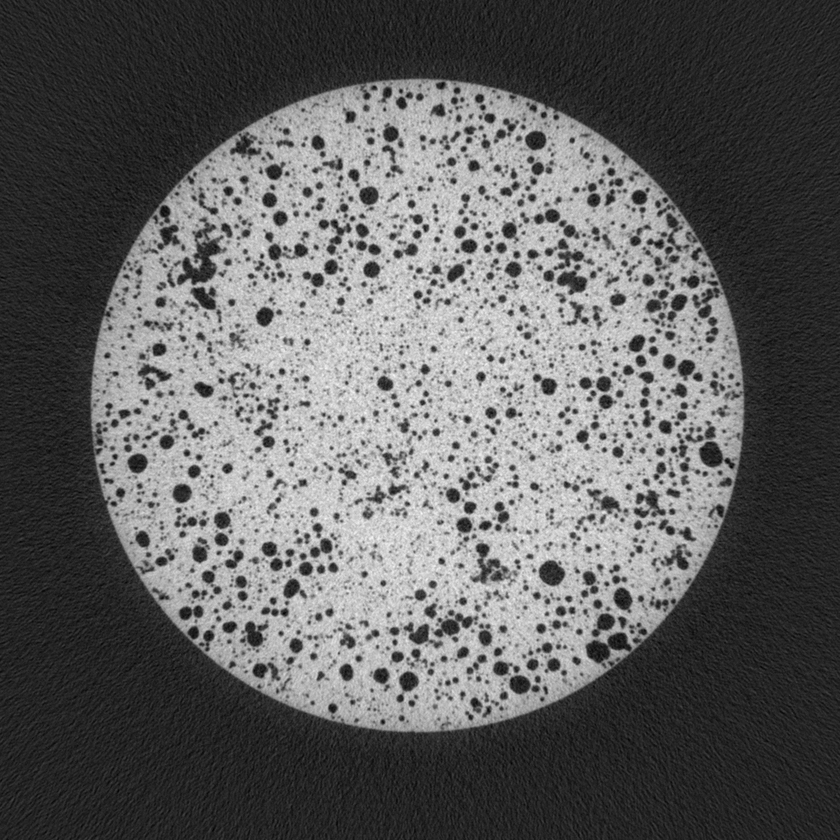
#> input picture gazar2.tif, 840 x 840 px, shrunk from 1100 x 1100 before the run, found by its file name
$ python poresize.py
#> lines starting #> are read from the running program, lines starting #| are printed output that depends on the picture; after the words box and inside, x2 and y2 are one past the last pixel; in counts of white or black regions, pixels touching at a corner belong together
import matplotlib.pyplot as plt
from skimage import io
from skimage.color import rgb2gray
from skimage import filters
from scipy import ndimage
import numpy as np
#import pydicom as dicom

grayscale = io.imread('gazar2.tif', as_gray= True) # ładowanie pliku dcm skanu CT
#> grayscale is the input picture: shape (840, 840); min 1, max 255, mean 95.6
#grayscale = rgb2gray(raw_image) # konwersja na grayscale

grayscale = grayscale.astype('float64') # rzutowanie za uint8 na float64
grayscale *= (1.0/grayscale.max()) # normalizacja do zakresu 0...1

val = filters.threshold_otsu(grayscale)
#> val = 0.43
mask = grayscale < val # binaryzacja zdjęcia 0,1
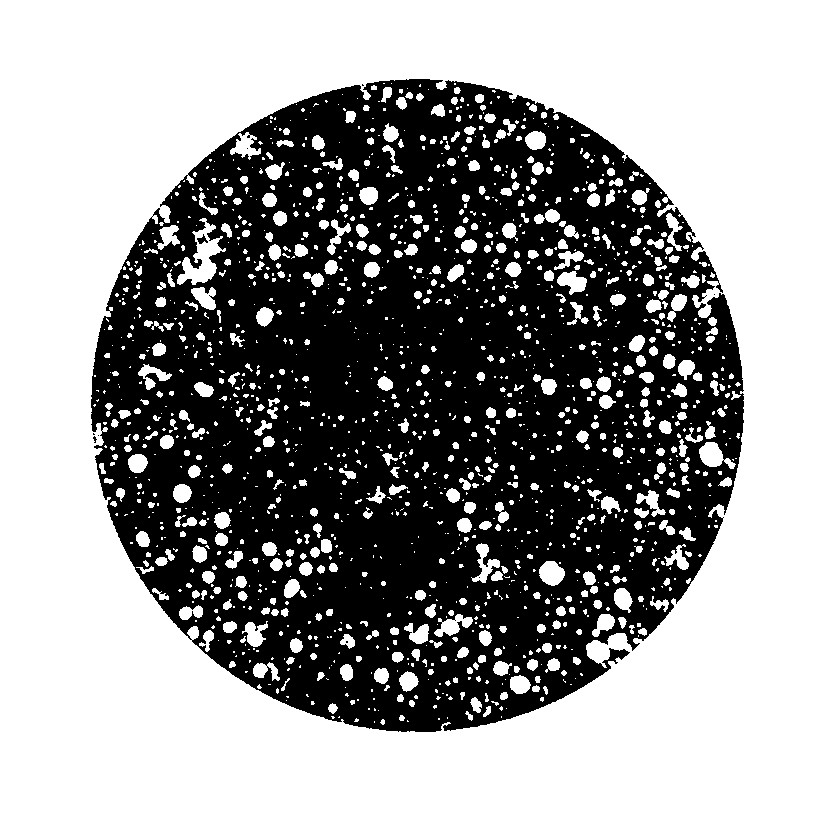
#> mask: shape (840, 840) bool; 60.2% white; 11 black regions (9 under 20 px), largest, box (x1, y1, x2, y2) and area: (91, 79, 744, 732) 280708, (197, 234, 208, 244) 52

fig, axes = plt.subplots(2, 2, figsize=(12, 12))
ax = axes.ravel()

ax[0].imshow(grayscale, cmap=plt.cm.gray)
ax[0].set_title('Przegrój gazaru - zdjęcie oryginalne')
ax[0].set_xlabel("Piksel, x")
ax[0].set_ylabel("Piksel, y")

ax[1].imshow(mask, cmap=plt.cm.gray)
ax[1].set_title('Przegrój gazaru - zdjęcie binarne')
ax[1].set_xlabel("Piksel, x")
ax[1].set_ylabel("Piksel, y")

ax[2].set_title('Przegrój gazaru - zdjęcie binarne')
ax[2].set_xlabel("Piksel, x")
ax[2].set_ylabel("Piksel, y")
#ax[2].text(0.5, 0.5, "monospace")

#ax[3].text(0.5, 0.5, "monospace")

def my_function():
  print("Hello from a function")


# Generate the structuring element for the morphological operation that follows

s = ndimage.morphology.generate_binary_structure(2,1)

# Label the pores
labelled_image, n_labels = ndimage.label(mask, structure=s)
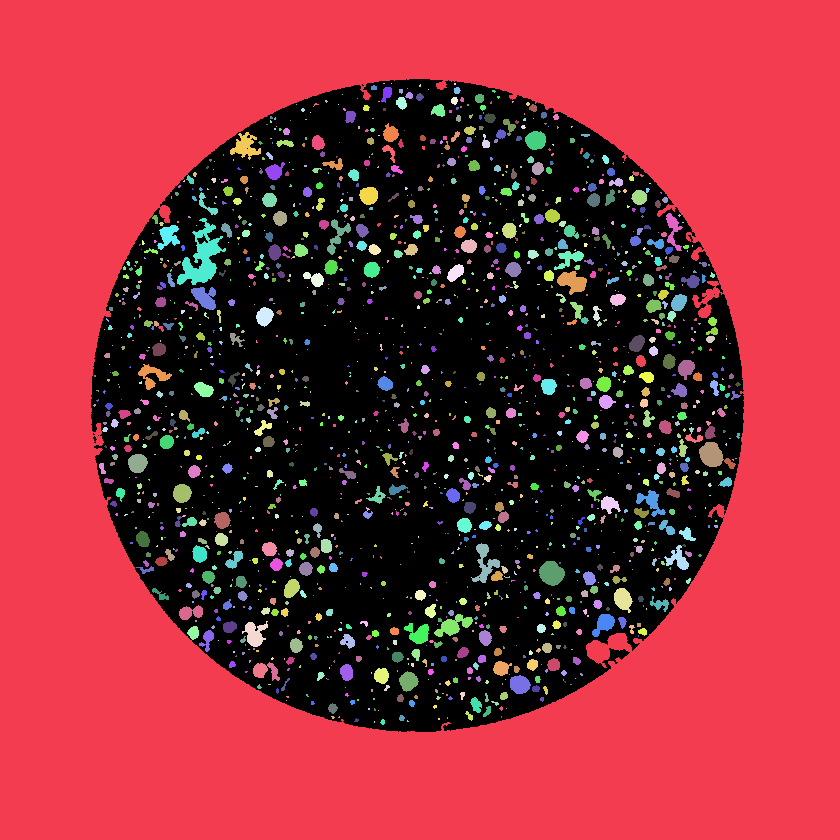
#> labelled_image: shape (840, 840) int32; 1766 distinct labels, from 0 to 1765; one colour per label, 0 black
#> n_labels = 1765

# Compute the size of each region:
sizes = ndimage.sum(mask, labelled_image, range(n_labels + 1))[2:]
#> sizes = 1764 values, max 1295 at index 292, min 1 at index 1, mean 29.01

# Set the range, excluding pixels of size 1
rg = (2, sizes.max())
#> rg = (2, 1295)

#Set the number of bins
nbins = int(sizes.max()-2)
#> nbins = 1293

# Calculate the histogram
hh, bin_edges = np.histogram(sizes, range = rg, bins = nbins)
#> hh = 1293 values, max 160 at index 0, min 0 at index 64, mean 1.2; bin_edges = 1294 values from 2 to 1295
# set the abscissa in the middle of the bin
px = 0.1022 # Pixel size, mm

x = 0.5*(bin_edges[:-1] + bin_edges[1:])*px**2
#> x = 1293 values from 0.0261 to 13.52

# bar width in the histogram bar plot
width=x[2]-x[1]
#> width = 0.0104

# Bar plot
with plt.style.context(('bmh')):
    plt.bar(x,hh, width, color='r')
    plt.xlabel('Powierzhnia porów (mm$^{2}$)')
    plt.ylabel('Ilość porów')

iloscporow = "Całkowita ilość porów = " + str(n_labels)
#> iloscporow = 'Całkowita ilość porów = 1765'
ax[3].text(10.5, 80, iloscporow)

fig.tight_layout()


plt.show()
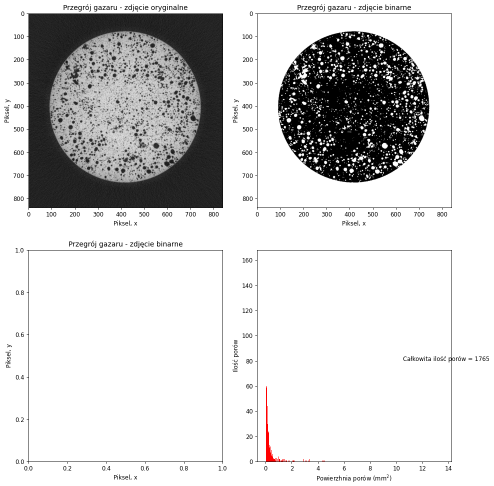
#> figure drawn by matplotlib, 3 panels; panel 3: tallest bar 160 high, from x = 0.0209 to 0.0313

$ run again, with C855020546.tif copied over gazar2.tif
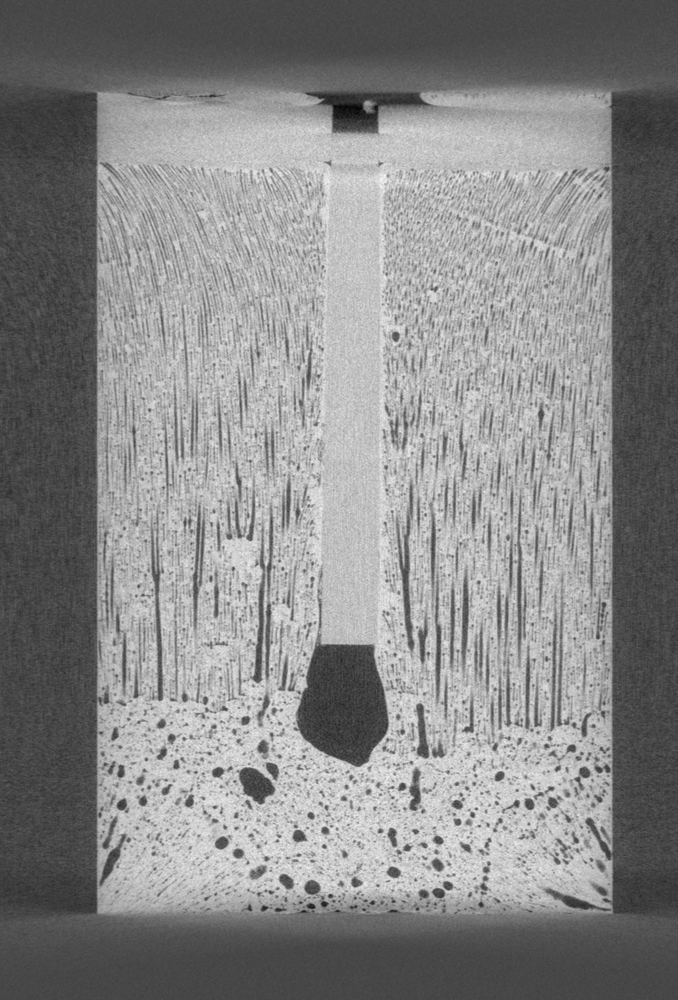
#> input picture C855020546.tif, 678 x 1000 px, shrunk from 1100 x 1622 before the run, found by its file name
#> grayscale is the input picture: shape (1000, 678); min 3, max 247, mean 135.8
#> val = 0.523
#> mask: shape (1000, 678) bool; 43.9% white; 2339 white regions (2085 under 20 px), largest, box (x1, y1, x2, y2) and area: (0, 0, 678, 1000) 259033, (294, 633, 389, 767) 8606, (239, 768, 275, 804) 813
#> `labelled_image, n_labels = ndimage.label(mask, structure=s)`:
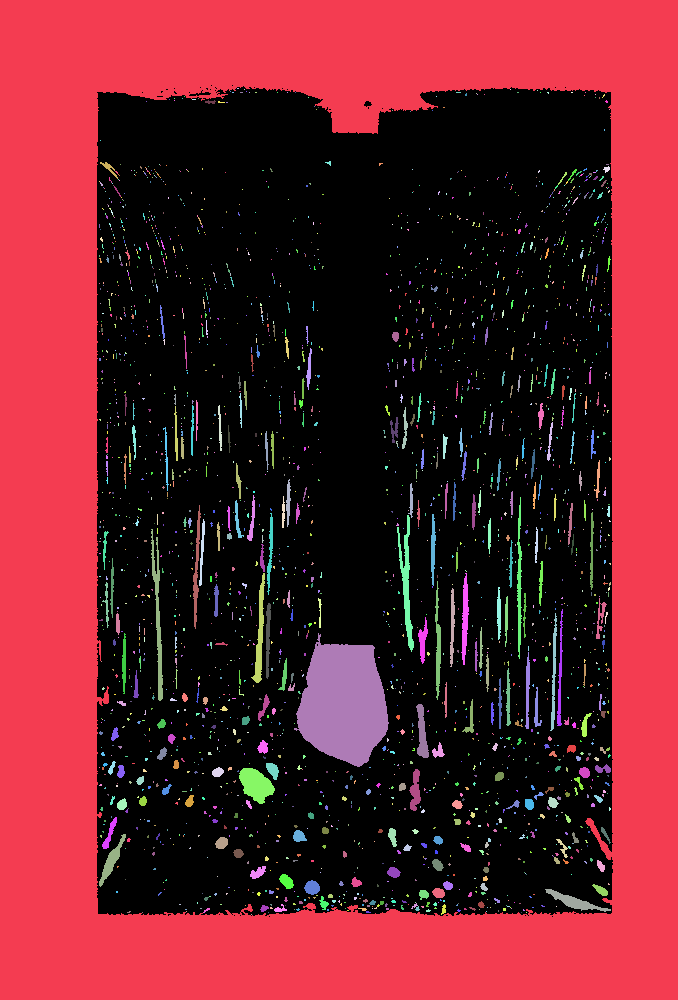
#> labelled_image: shape (1000, 678) int32; 2520 distinct labels, from 0 to 2519; one colour per label, 0 black
#> n_labels = 2519
#> sizes = 2518 values, max 8606 at index 1641, min 1 at index 1, mean 15.33
#> rg = (2, 8606)
#> nbins = 8604
#> hh = 8604 values, max 462 at index 0, min 0 at index 42, mean 0.195; bin_edges = 8605 values from 2 to 8606
#> x = 8604 values from 0.0261 to 89.88
#> width = 0.0104
#> iloscporow = 'Całkowita ilość porów = 2519'
#> `plt.show()`:
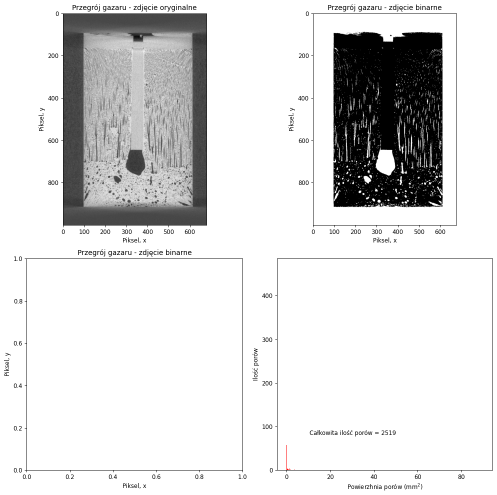
#> figure drawn by matplotlib, 3 panels; panel 3: tallest bar 462 high, from x = 0.0209 to 0.0313
